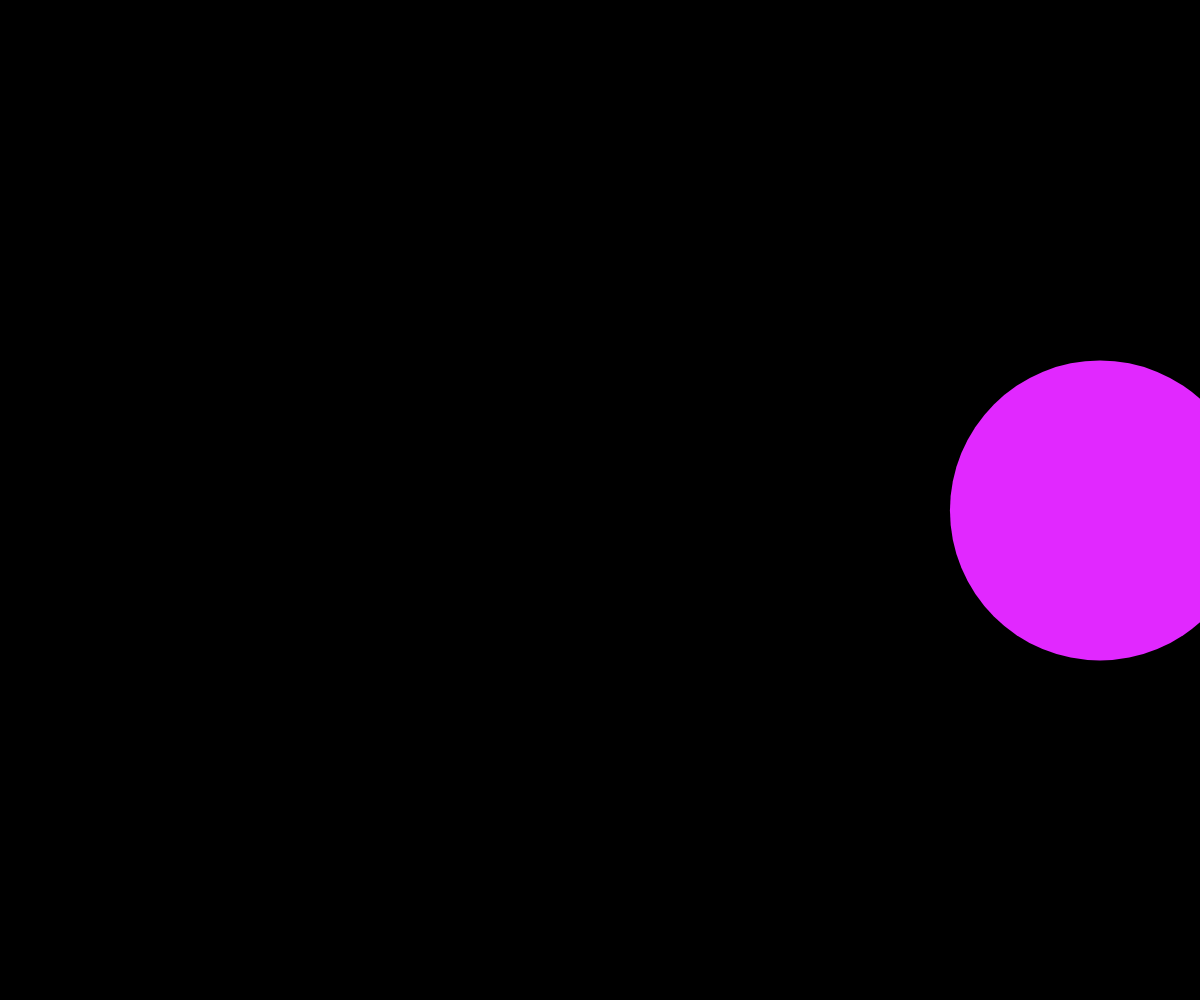
Frame 1 (no input)
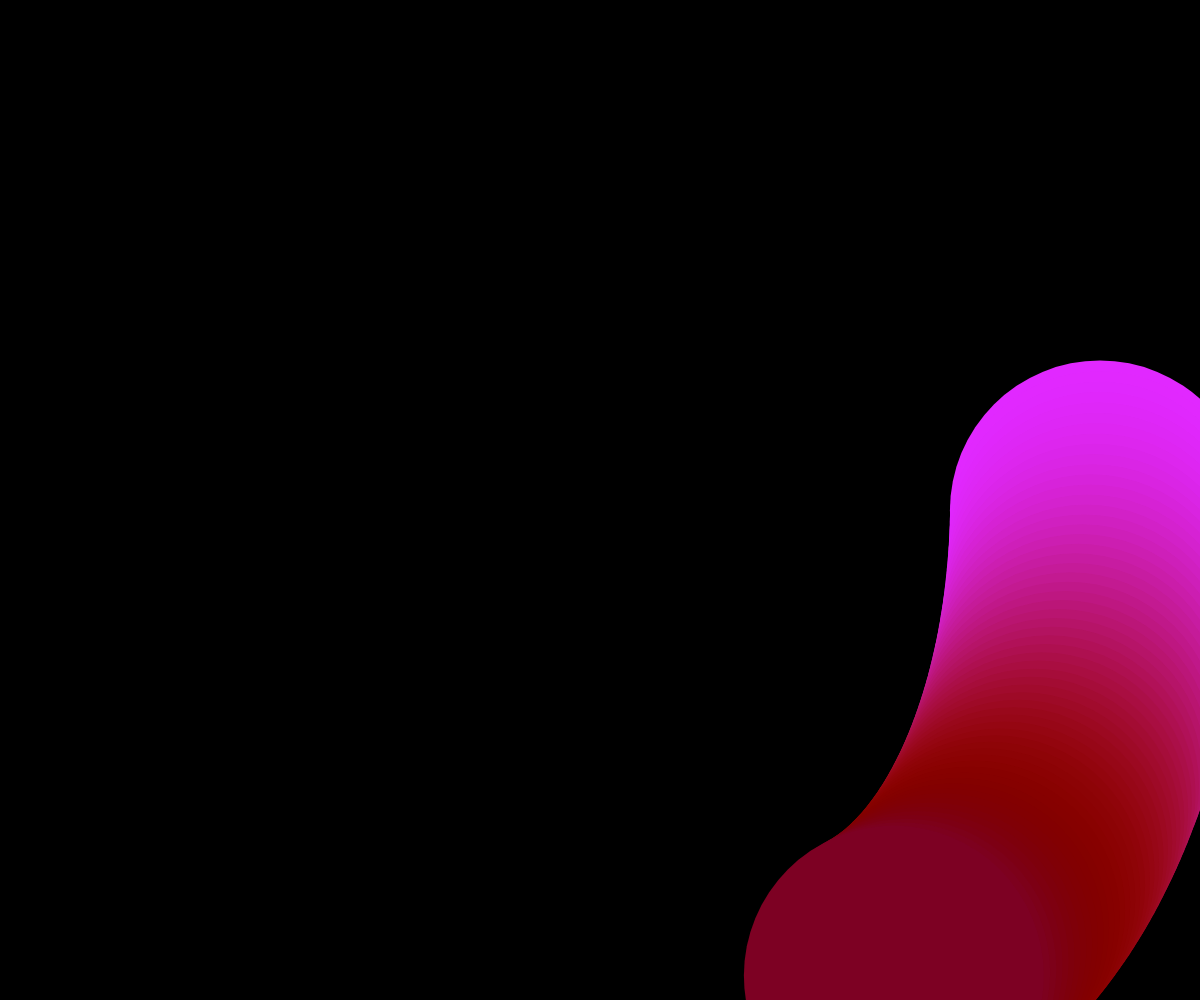
Frame 60 (no input)
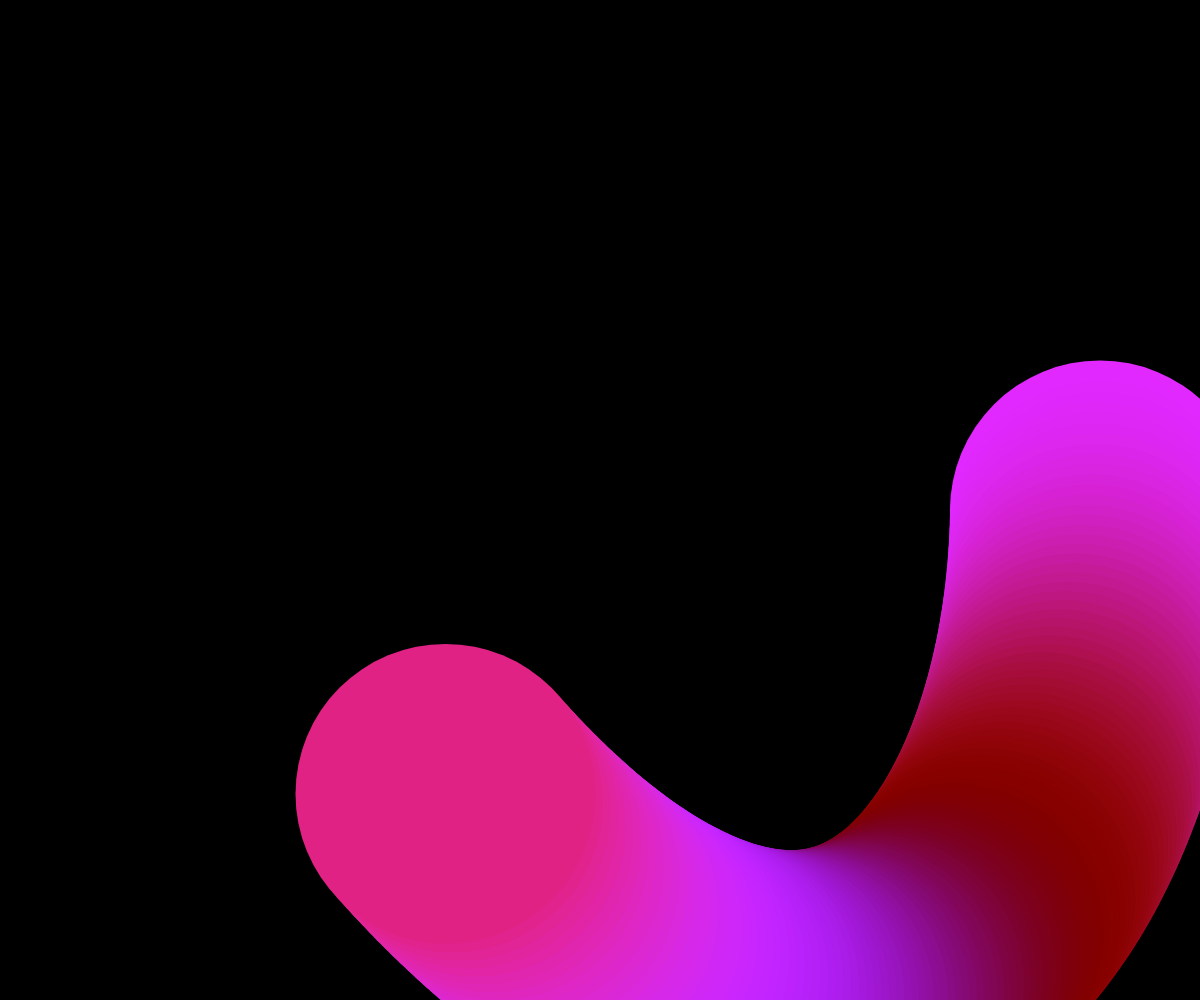
Frame 120 (the mouse pressed at the canvas centre since frame 60)

The p5.js sketch that drew these frames (run headless with seeded random() and noise() and a simulated clock; from frame 60 on, the mouse is pressed at the canvas centre):

// p5.js sketch
// ── sketch.js
function setup() {
	createCanvas(windowWidth, windowHeight)
	background(0)
}

function draw() {

	// fill(0, 1)
	// rect(0, 0, width, height)

	translate(width/2, height/2)

	const num = 1200
	const t = frameCount * TAU / num

	const raggio = min(width/2, height/2)
	const A = 3
	const B = 4

	const x = cos(t*A) * raggio
	const y = sin(t*B) * raggio

	const r = (cos(t * 10.13) * 0.5 + 0.5) * 100 + 125
	const g = (cos(t * 11.21) * 0.5 + 0.5) * 40
	const b = (cos(t * 12.43) * 0.5 + 0.5) * 255

	noStroke()
	fill(r, g, b)
	ellipse(x, y, 300, 300)

}

function windowResized(){
	resizeCanvas(windowWidth, windowHeight)
	background(0)
}

function keyPressed() {

}
